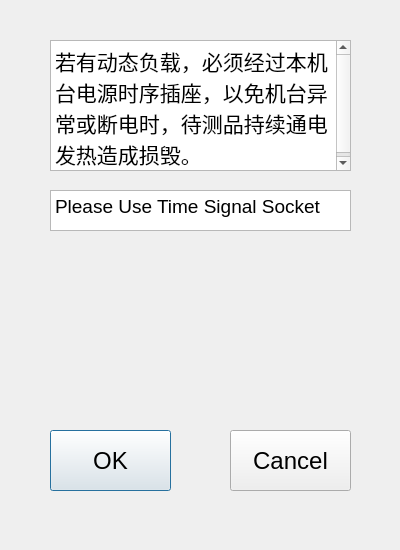
<?xml version="1.0" encoding="UTF-8"?>
<ui version="4.0">
 <class>PopUpWindow02</class>
 <widget class="QDialog" name="PopUpWindow02">
  <property name="geometry">
   <rect>
    <x>0</x>
    <y>0</y>
    <width>400</width>
    <height>550</height>
   </rect>
  </property>
  <property name="windowTitle">
   <string>Dialog</string>
  </property>
  <widget class="QWidget" name="widget" native="true">
   <property name="geometry">
    <rect>
     <x>0</x>
     <y>0</y>
     <width>400</width>
     <height>550</height>
    </rect>
   </property>
   <widget class="QTextEdit" name="textEdit_CN">
    <property name="geometry">
     <rect>
      <x>50</x>
      <y>40</y>
      <width>301</width>
      <height>131</height>
     </rect>
    </property>
    <property name="focusPolicy">
     <enum>Qt::NoFocus</enum>
    </property>
    <property name="html">
     <string>&lt;!DOCTYPE HTML PUBLIC &quot;-//W3C//DTD HTML 4.0//EN&quot; &quot;http://www.w3.org/TR/REC-html40/strict.dtd&quot;&gt;
&lt;html&gt;&lt;head&gt;&lt;meta name=&quot;qrichtext&quot; content=&quot;1&quot; /&gt;&lt;meta charset=&quot;utf-8&quot; /&gt;&lt;style type=&quot;text/css&quot;&gt;
p, li { white-space: pre-wrap; }
hr { height: 1px; border-width: 0; }
&lt;/style&gt;&lt;/head&gt;&lt;body style=&quot; font-family:'Microsoft YaHei UI'; font-size:9pt; font-weight:400; font-style:normal;&quot;&gt;
&lt;p style=&quot; margin-top:0px; margin-bottom:0px; margin-left:0px; margin-right:0px; -qt-block-indent:0; text-indent:0px;&quot;&gt;&lt;span style=&quot; font-size:16pt;&quot;&gt;若有动态负载，必须经过本机台电源时序插座，以免机台异常或断电时，待测品持续通电发热造成损毁。&lt;/span&gt;&lt;/p&gt;&lt;/body&gt;&lt;/html&gt;</string>
    </property>
   </widget>
   <widget class="QTextEdit" name="textEdit_EN">
    <property name="geometry">
     <rect>
      <x>50</x>
      <y>190</y>
      <width>301</width>
      <height>41</height>
     </rect>
    </property>
    <property name="focusPolicy">
     <enum>Qt::NoFocus</enum>
    </property>
    <property name="html">
     <string>&lt;!DOCTYPE HTML PUBLIC &quot;-//W3C//DTD HTML 4.0//EN&quot; &quot;http://www.w3.org/TR/REC-html40/strict.dtd&quot;&gt;
&lt;html&gt;&lt;head&gt;&lt;meta name=&quot;qrichtext&quot; content=&quot;1&quot; /&gt;&lt;meta charset=&quot;utf-8&quot; /&gt;&lt;style type=&quot;text/css&quot;&gt;
p, li { white-space: pre-wrap; }
hr { height: 1px; border-width: 0; }
&lt;/style&gt;&lt;/head&gt;&lt;body style=&quot; font-family:'Microsoft YaHei UI'; font-size:9pt; font-weight:400; font-style:normal;&quot;&gt;
&lt;p style=&quot; margin-top:0px; margin-bottom:0px; margin-left:0px; margin-right:0px; -qt-block-indent:0; text-indent:0px;&quot;&gt;&lt;span style=&quot; font-size:14pt;&quot;&gt;Please Use Time Signal Socket&lt;/span&gt;&lt;/p&gt;&lt;/body&gt;&lt;/html&gt;</string>
    </property>
   </widget>
   <widget class="QLabel" name="label">
    <property name="geometry">
     <rect>
      <x>170</x>
      <y>320</y>
      <width>64</width>
      <height>64</height>
     </rect>
    </property>
    <property name="text">
     <string/>
    </property>
   </widget>
   <widget class="QPushButton" name="pBtn_OK">
    <property name="geometry">
     <rect>
      <x>50</x>
      <y>430</y>
      <width>121</width>
      <height>61</height>
     </rect>
    </property>
    <property name="font">
     <font>
      <pointsize>18</pointsize>
      <bold>false</bold>
     </font>
    </property>
    <property name="text">
     <string>OK</string>
    </property>
   </widget>
   <widget class="QPushButton" name="pBtn_Cancel">
    <property name="geometry">
     <rect>
      <x>230</x>
      <y>430</y>
      <width>121</width>
      <height>61</height>
     </rect>
    </property>
    <property name="font">
     <font>
      <pointsize>18</pointsize>
      <bold>false</bold>
     </font>
    </property>
    <property name="text">
     <string>Cancel</string>
    </property>
   </widget>
  </widget>
 </widget>
 <resources/>
 <connections/>
</ui>
